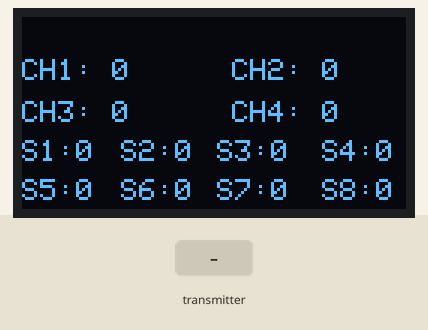
Bench run of a sketch on a simulated ESP32. Shown: 128×64 one-colour display. The inputs (shaded band) are chosen by the test bench. What the sketch prints to the serial monitor is not drawn.

Above: at 0.1 s.
1.3 s: the transmitter starts sending lxAxisValue = 64
At 2.5 s:
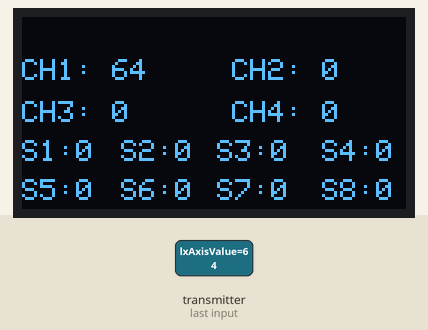
2.8 s: the transmitter starts sending lyAxisValue = 64
At 3.3 s:
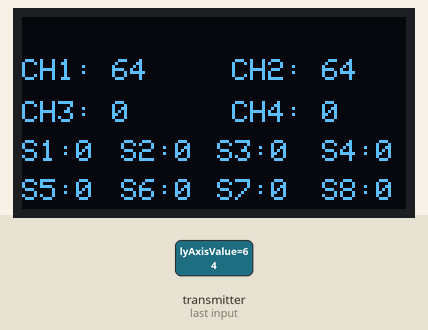
4.3 s: the transmitter starts sending rxAxisValue = 64
At 5.2 s:
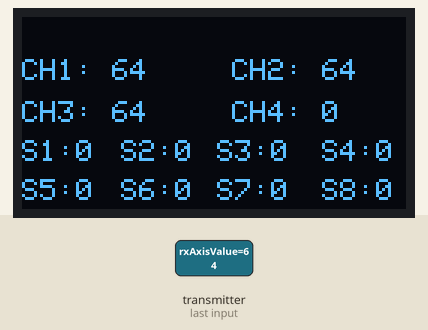
5.8 s: the transmitter starts sending ryAxisValue = 64
At 7.0 s:
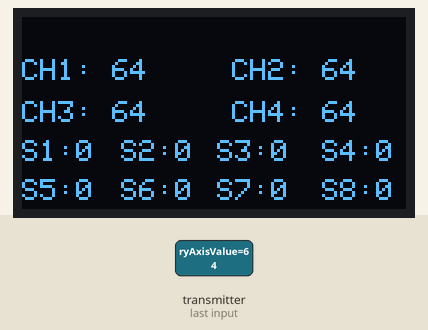
7.3 s: the transmitter starts sending switch1Value = 64
At 7.7 s:
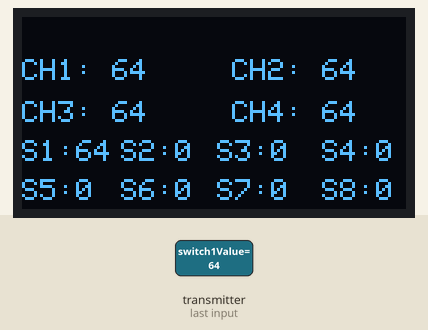
8.8 s: the transmitter starts sending switch2Value = 64
At 9.6 s:
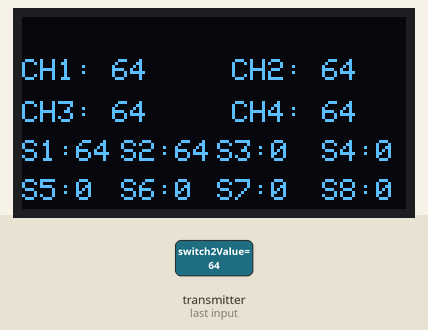
Timing chart, 0 to 11.3 s (numbered marks = the images above; inputs shaded):
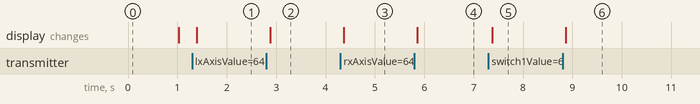

The sketch:

ESPNOW_Receiver_Print_Values_Oled.ino
```cpp
#include <esp_now.h>
#include <WiFi.h>
#include <Wire.h>
#include <Adafruit_GFX.h>
#include <Adafruit_SSD1306.h>

#define SCREEN_WIDTH 128 // OLED display width, in pixels
#define SCREEN_HEIGHT 64 // OLED display height, in pixels
#define I2C_Freq 100000
#define OLED_RESET     -1 // Reset pin # (or -1 if sharing Arduino reset pin)
#define SCREEN_ADDRESS 0x3C
Adafruit_SSD1306 display(SCREEN_WIDTH, SCREEN_HEIGHT, &Wire, OLED_RESET);


#define SIGNAL_TIMEOUT 1000  // This is signal timeout in milli seconds. We will reset the data if no signal

unsigned long lastRecvTime = 0;


struct PacketData
{
  byte lxAxisValue;
  byte lyAxisValue;
  byte rxAxisValue;
  byte ryAxisValue;

  byte switch1Value;
  byte switch2Value;
  byte switch3Value;
  byte switch4Value;
  byte switch5Value;
  byte switch6Value;
  byte switch7Value;
  byte switch8Value;

};
PacketData receiverData;

// callback function that will be executed when data is received
void OnDataRecv(const uint8_t * mac, const uint8_t *incomingData, int len)
{
  if (len == 0)
  {
    return;
  }
  memcpy(&receiverData, incomingData, sizeof(receiverData));

  char inputValuesString[100];
  sprintf(inputValuesString,
          "%3d,%3d,%3d,%3d,%3d,%3d,%3d,%3d,%3d,%3d,%3d,%3d",
           receiverData.lxAxisValue,
           receiverData.lyAxisValue,
           receiverData.rxAxisValue,
           receiverData.ryAxisValue,
           receiverData.switch1Value,
           receiverData.switch2Value,
           receiverData.switch3Value,
           receiverData.switch4Value,
           receiverData.switch5Value,
           receiverData.switch6Value,
           receiverData.switch7Value,
           receiverData.switch8Value);
  Serial.println(inputValuesString);

  lastRecvTime = millis();
}

void setup()
{
  Serial.begin(115200);
  WiFi.mode(WIFI_STA);
  Wire.begin();
  display.begin(SSD1306_SWITCHCAPVCC, 0x3C);
  display.clearDisplay();
  display.setTextSize(1);             //Set text size
  display.setTextColor(WHITE);        //Choose color
  // Init ESP-NOW
  if (esp_now_init() != ESP_OK)
  {
    Serial.println("Error initializing ESP-NOW");
    return;
  }

  esp_now_register_recv_cb(OnDataRecv);
}


void loop()
{
  //Check Signal lost.
  unsigned long now = millis();
  if ( now - lastRecvTime > SIGNAL_TIMEOUT )
  {
    Serial.println("No Signal");
    display.clearDisplay();
    display.setCursor(0,14);            //Select where to print 124 x 64
    display.print("No Signal");
    display.display();
  }

  display.clearDisplay();            //Clear the display
  display.setCursor(0,14);            //Select where to print 124 x 64
  display.print("CH1: ");
  display.print(receiverData.lxAxisValue);
  display.setCursor(70,14);
  display.print("CH2: ");
  display.print(receiverData.lyAxisValue);
  display.setCursor(0,28);
  display.print("CH3: ");
  display.print(receiverData.rxAxisValue);
  display.setCursor(70,28);
  display.print("CH4: ");
  display.print(receiverData.ryAxisValue);
  display.setCursor(0,41);
  display.print("S1:");
  display.print(receiverData.switch1Value);
  display.setCursor(33,41);
  display.print("S2:");
  display.print(receiverData.switch2Value);
  display.setCursor(65,41);
  display.print("S3:");
  display.print(receiverData.switch3Value);
  display.setCursor(100,41);
  display.print("S4:");
  display.print(receiverData.switch4Value);
  display.setCursor(0,54);
  display.print("S5:");
  display.print(receiverData.switch5Value);
  display.setCursor(33,54);
  display.print("S6:");
  display.print(receiverData.switch6Value);
  display.setCursor(65,54);
  display.print("S7:");
  display.print(receiverData.switch7Value);
  display.setCursor(100,54);
  display.print("S8:");
  display.print(receiverData.switch8Value);

  display.display();


}


    
```

Measured:
- after the input at 1.3 s, the display: changes after 0.09 s (image 1)
- after the input at 2.8 s, the display: changes after 0.08 s (image 2)
- after the input at 4.3 s, the display: changes after 0.07 s (image 3)
- after the input at 5.8 s, the display: changes after 0.06 s (image 4)
- after the input at 7.3 s, the display: changes after 0.07 s (image 5)
- after the input at 8.8 s, the display: changes after 0.06 s (image 6)
